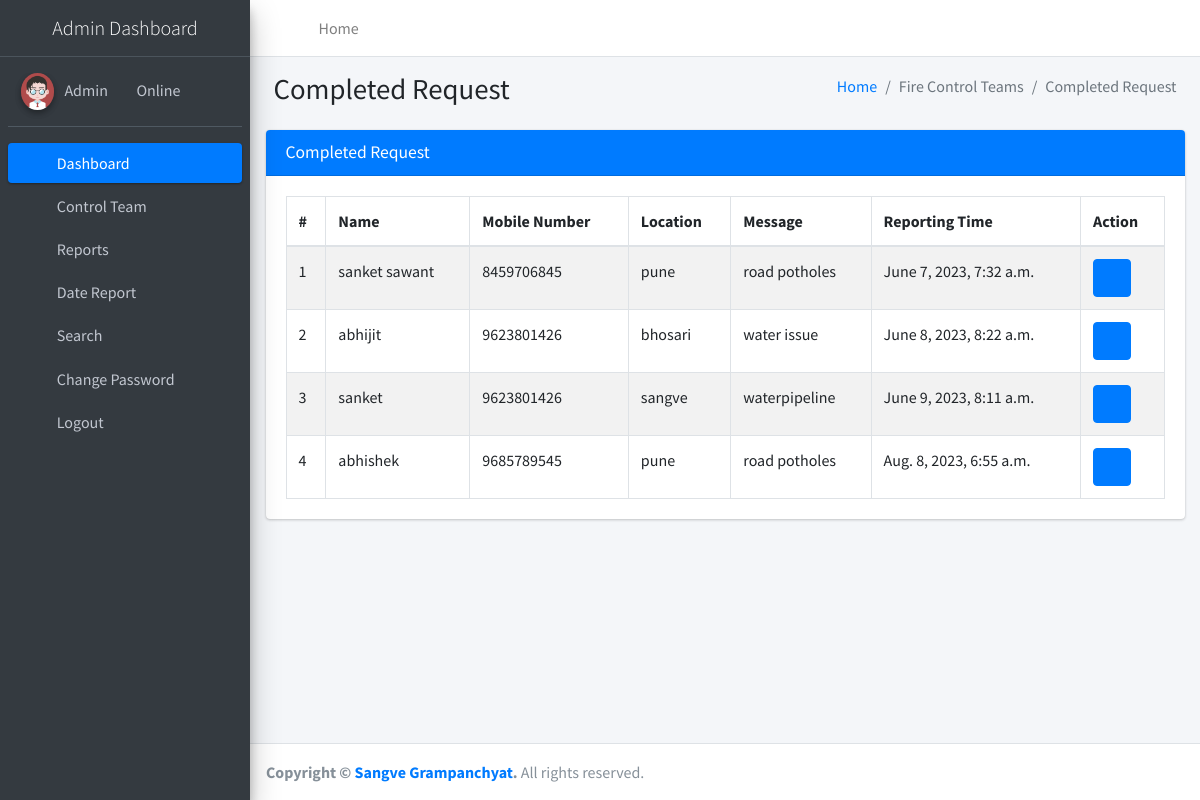
Screenshot of /completeRequest (signed in) with the database file from the repository.
### firereport/models.py (models this page shows, shortened)
class Firereport(models.Model):
    FullName = models.CharField(max_length=250, null=True)
    MobileNumber = models.CharField(max_length=12, null=True)
    Location = models.CharField(max_length=200, null=True)
    Message = models.CharField(max_length=200, null=True)
    AssignTo = models.ForeignKey(Teams, on_delete=models.CASCADE, null=True)
    Status = models.CharField(max_length=150, null=True)
    Postingdate = models.DateTimeField(auto_now_add=True)
    AssignedTime = models.CharField(max_length=150, null=True)
    UpdationDate = models.DateTimeField(null=True)

### firereport/views.py (the view)
# urls.py: path('completeRequest', completeRequest, name='completeRequest'),
def completeRequest(request):
    if not request.user.is_authenticated:
        return redirect('admin_login')
    firereport = Firereport.objects.filter(Status='Request Completed')
    return render(request, 'admin/completeRequest.html', locals())

### firereport/templates/admin/completeRequest.html
{% extends 'adminNavbar.html' %}
{% block main %}
{% load static %}
<section class="content">
    <div class="content-header">
        <div class="container-fluid">
            <div class="row mb-2">
                <div class="col-sm-6">
                    <h1 class="m-0">Completed Request</h1>
                </div>
                <div class="col-sm-6">
                    <ol class="breadcrumb float-sm-right">
                        <li class="breadcrumb-item"><a href="{% url 'dashboard' %}">Home</a></li>
                        <li class="breadcrumb-item active">Fire Control Teams</li>
                        <li class="breadcrumb-item active">Completed Request</li>
                    </ol>
                </div>
            </div>
        </div>
    </div>
    <div class="container-fluid">
        <div class="row">
            <div class="col-md-12">
                <div class="card card-primary">
                    <div class="card-header">
                        <h3 class="card-title">Completed Request</h3>
                    </div>
                    <div class="card-body">
                        <table id="example1" class="table table-bordered table-striped">
                            <thead>
                            <tr>
                                <th>#</th>
                                <th>Name</th>
                                <th>Mobile Number</th>
                                <th>Location</th>
                                <th>Message</th>
                                <th>Reporting Time</th>
                                <th>Action</th>
                            </tr>
                            </thead>
                            <tbody>
                            {% for i in firereport %}
                            <tr>
                                <td>{{forloop.counter}}</td>
                                <td>{{i.FullName}}</td>
                                <td>{{i.MobileNumber}}</td>
                                <td>{{i.Location}}</td>
                                <td>{{i.Message}}</td>
                                <td>{{i.Postingdate}}</td>
                                <td>
                                    <div class="btn-group">
                                        <a class="btn btn-primary" href="{% url 'viewRequestDetails' i.id %}"><i
                                                class="fa fa-eye"></i></a>
                                    </div>
                                </td>
                            </tr>
                            {% endfor %}
                            </tbody>
                        </table>
                    </div>
                </div>
            </div>
        </div>
    </div>
</section>
{% endblock %}

### rows the page displays
Firereport: FullName "sanket sawant", MobileNumber "8459706845", Location "pune", Message "road potholes", Postingdate "June 7, 2023, 7:32 a.m."
Firereport: FullName "abhijit", MobileNumber "9623801426", Location "bhosari", Message "water issue", Postingdate "June 8, 2023, 8:22 a.m."
Firereport: FullName "sanket", MobileNumber "9623801426", Location "sangve", Message "waterpipeline", Postingdate "June 9, 2023, 8:11 a.m."
Firereport: FullName "abhishek", MobileNumber "9685789545", Location "pune", Message "road potholes", Postingdate "Aug. 8, 2023, 6:55 a.m."
